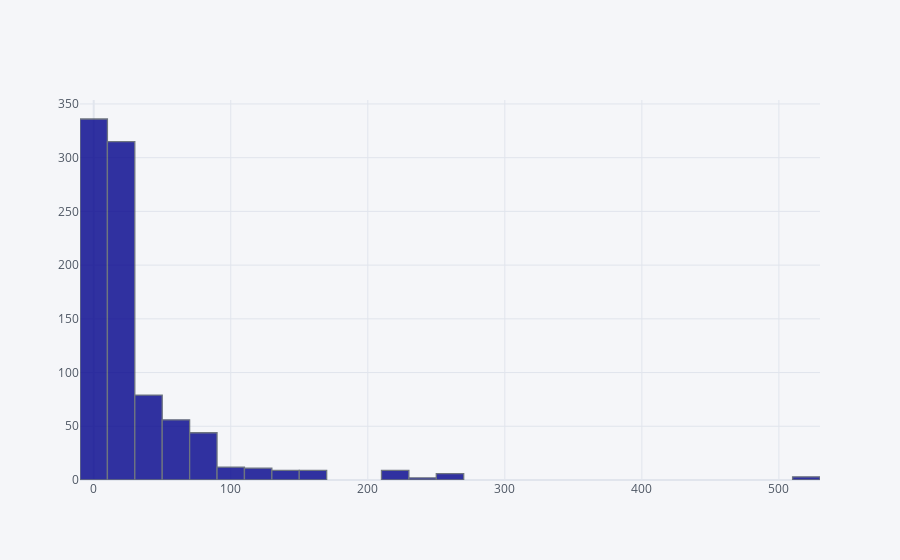

Write notebook code for a chart like this one.
### Code cell
train['Fare'].iplot(kind='hist',bins=30,color='darkblue')

### Figure 1 — Plotly figure (JSON) as saved in the notebook; plotly's stock layout.template omitted (floating-point values rounded to 4 significant figures; data arrays with more than 128 entries replaced by an {"elided": "..."} marker saying what was removed)
{"data": [{"histfunc": "count", "histnorm": "", "marker": {"color": "rgba(0, 0, 139, 1.0)", "line": {"color": "#4D5663", "width": 1.3}}, "name": "Fare", "nbinsx": 30, "opacity": 0.8, "orientation": "v", "type": "histogram", "x": {"elided": "891 float values"}}], "layout": {"barmode": "overlay", "legend": {"bgcolor": "#F5F6F9", "font": {"color": "#4D5663"}}, "paper_bgcolor": "#F5F6F9", "plot_bgcolor": "#F5F6F9", "title": {"font": {"color": "#4D5663"}}, "xaxis": {"gridcolor": "#E1E5ED", "showgrid": true, "tickfont": {"color": "#4D5663"}, "title": {"font": {"color": "#4D5663"}, "text": ""}, "zerolinecolor": "#E1E5ED"}, "yaxis": {"gridcolor": "#E1E5ED", "showgrid": true, "tickfont": {"color": "#4D5663"}, "title": {"font": {"color": "#4D5663"}, "text": ""}, "zerolinecolor": "#E1E5ED"}}}
